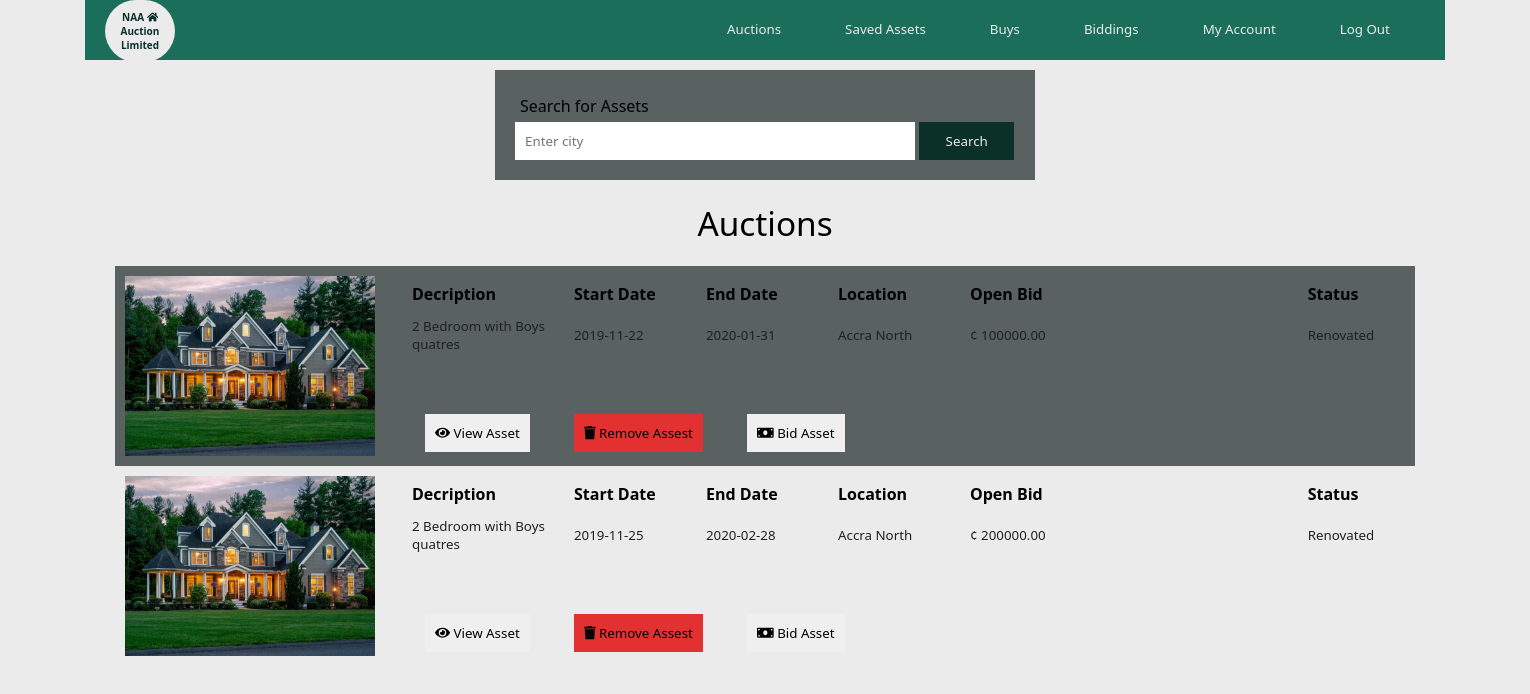
The page /bidder/home.php (signed in) on the database its author committed.
### tables this page shows
CREATE TABLE IF NOT EXISTS `auction` (
  `auctionid` int(11) NOT NULL AUTO_INCREMENT,
  `startdate` date NOT NULL,
  `enddate` date NOT NULL,
  `startprice` float(10,2) NOT NULL,
  `username` varchar(200) NOT NULL,
  `propertyid` int(11) NOT NULL,
  `soldstatus` varchar(200) NOT NULL,
  PRIMARY KEY (`auctionid`),
  KEY `username` (`username`),
  KEY `propertyid` (`propertyid`)
);

CREATE TABLE IF NOT EXISTS `property` (
  `propertyid` int(11) NOT NULL AUTO_INCREMENT,
  `description` varchar(200) NOT NULL,
  `location` varchar(200) NOT NULL,
  `documents` blob NOT NULL,
  `documentsname` varchar(200) NOT NULL,
  `image1` blob NOT NULL,
  `image1name` varchar(200) NOT NULL,
  `image2` blob NOT NULL,
  `image2name` varchar(200) NOT NULL,
  `buildingstatus` varchar(200) NOT NULL,
  `dateuploaded` date NOT NULL,
  `verification` varchar(200) NOT NULL,
  `ownerid` int(11) NOT NULL,
  PRIMARY KEY (`propertyid`),
  KEY `ownerid` (`ownerid`)
);

### bidder/home.php (the view, shortened to what this page needs)
<?php
include("../connection.php");
  if(isset($_GET['page'])){
    $page = $_GET['page'];
  }
  else{
    $page = 1;
  }
  $num_per_page = 10;
  $start_from = ($page-1)*10;
  $query = "select * from property p,auction a where verification = 'Verified' and a.propertyid = p.propertyid and soldstatus = 'Unsold' limit $start_from,$num_per_page";
  $result = mysqli_query($conn, $query);
  ?>
<!DOCTYPE html>
<html lang="en" dir="ltr">
  <head>
    <link rel="stylesheet" href="css/maincss.css">
    <link rel="stylesheet" type="text/css" href="css/all.css">
  </head>
  <body>
      <?php include('includes/header.php'); ?>
      <div class="search">
        <form class="" action="search.php" method="post">
          <h4>Search for Assets</h4>
          <input type="search" name="searchname" placeholder="Enter city">
          <input type="submit" name="search" value="Search">
        </form>
      </div>
      <h5>Auctions</h5>
      <?php
        while($row = mysqli_fetch_array($result)){
      ?>
      <div class="auction">
        <div class="picture">
          <img src="../images/<?php echo $row['image1']; ?>" alt="">
        </div>
        <div class="description">
          <table>
            <thead>
              <th style="width:150px;">Decription</th>
              <th style="width:120px;">Start Date</th>
              <th style="width:120px;">End Date</th>
              <th style="width:120px;">Location</th>
              <th>Open Bid</th>
              <th>Status</th>
            </thead>
            <tbody>
              <tr>
                <td><?php echo $row['description']; ?></td>
                <td><?php echo $row['startdate']; ?></td>
                <td><?php echo $row['enddate']; ?></td>
                <td><?php echo $row['location']; ?></td>
                <td>¢ <?php echo $row['startprice']; ?></td>
                <td><?php echo $row['buildingstatus']; ?></td>
              </tr>
              <tr>
                <td></td>
                <td></td>
                <td></td>
                <td></td>
                <td></td>
              </tr>
            </tbody>
          </table>
          <br>
          <button type="button" name="button"><i class="fas fa-eye"></i> <a href="view.php?aid=<?php echo $row['auctionid']; ?>">View Asset</a> </button>
          <?php
          include("../connection.php");
          $bidderid = $_SESSION['bidderid'];
          $datequery = "select * from property p, auction a, saved s, bidder b where p.propertyid = a.propertyid and s.auctionid = a.auctionid and
          s.bidderid = s.bidderid and b.bidderid = '$bidderid' ";
          $dateresult = mysqli_query($conn,$datequery);
          $daterow = mysqli_fetch_array($dateresult);
          $auctionid = $daterow['auctionid'];
          if($auctionid){
            echo '<button type="button" name="button" class="red"><i class="fas fa-trash"></i><a href="delete.php?aid='.$auctionid.'"> Remove Assest </a></button>';
          }
           ?>
          <button type="button" name="button"><i class="fas fa-money-bill"></i> <a href="addbid.php?aid=<?php echo $row['auctionid']; ?>">Bid Asset</a></button>
      </div>
      <?php } ?>
  </body>
</html>

### bidder/includes/header.php (shortened to what this page needs)
<nav class="headerindex">
   <div class="logo">
     <h2>NAA <i class="fa fa-home"></i> <br>Auction<br> Limited</h2>
   </div>
   <div class="headlink">
     <ul>
       <li><a href="home.php">Auctions</a></li>
       <li><a href="save.php">Saved Assets</a></li>
       <li><a href="buys.php">Buys</a></li>
       <li><a href="biddings.php">Biddings</a></li>
       <li><a href="account.php">My Account</a></li>
       <li><a href="logout.php">Log Out</a></li>
     </ul>
   </div>
 </nav>

### bidder/css/maincss.css (style rules this page uses)
:root { --green:#1a6e5a; --dgreen:#0a3027; --grey:#596161; --ash:#202121; --light:#ebebeb; }
* { margin: 0px; padding: 0px; font-family: Segoe UI; list-style: none; text-decoration: none; }
body { width: 1360px; margin: 0px auto; background: var(--light); }
nav { width: 100%; background: var(--green); height: 60px; margin: 0px auto; }
.logo { width: 50px; float: left; margin: 0px 20px; background: var(--light); padding: 10px; border-radius: 50px; }
.logo h2 { font-weight: lighter; font-size: 7.5pt; color: var(--dgreen); text-align: center; font-weight: bolder; margin: 0px auto; }
.headlink { width: 750px; float: right; padding: 0px; }
.headlink ul { padding: 0px; margin: 0px; }
.headlink ul li { float: left; margin: 12px; padding: 5px; }
.headlink ul li a { padding: 10px; font-size: 10pt; margin: 5px; color: var(--light); }
.search { width: 500px; background: var(--grey); margin:10px auto; padding: 20px; }
.search input { border: none; padding: 10px; }
.search input[type=search] { width: 400px; }
.search input[type=submit] { width: 95px; color: var(--light); background: var(--dgreen); }
.search h4 { font-weight: normal; margin: 5px; }
.auction { width: 1300px; height: 200px; background: var(--grey); margin: 10px auto; }
h5 { font-size: 25pt; padding: 10px; text-align: center; font-weight: lighter; }
.picture img { width: 250px; height: 180px; padding: 10px; float: left; }
.description { width: 1000px; height: 180px; float: left; padding: 10px; margin-left: 10px; }
.description table { width: 1200px; text-align: left; }
.description table thead th { font-weight: bold; font-size: 12pt; padding: 5px; }
.description table thead th:first-child { width: 326px; }
table tbody tr td { padding: 5px; font-size: 10pt; color: var(--ash); }
.auction button { padding: 10px; margin: 20px; border: none; }
.auction button a { color: black; }
.red { background: #e33030; }

### bidder/css/all.css (style rules this page uses)
.fa-eye:before { content: "\f06e"; }
.fa-home:before { content: "\f015"; }
.fa-money-bill:before { content: "\f0d6"; }
.fa-trash:before { content: "\f1f8"; }

### rows shown on the page
auction: propertyid.image1 (picture), propertyid.description "2 Bedroom with Boys quatres", startdate "2019-11-22", enddate "2020-01-31", propertyid.location "Accra North", startprice "100000.00", propertyid.buildingstatus "Renovated"
auction: propertyid.image1 (picture), propertyid.description "2 Bedroom with Boys quatres", startdate "2019-11-25", enddate "2020-02-28", propertyid.location "Accra North", startprice "200000.00", propertyid.buildingstatus "Renovated"
